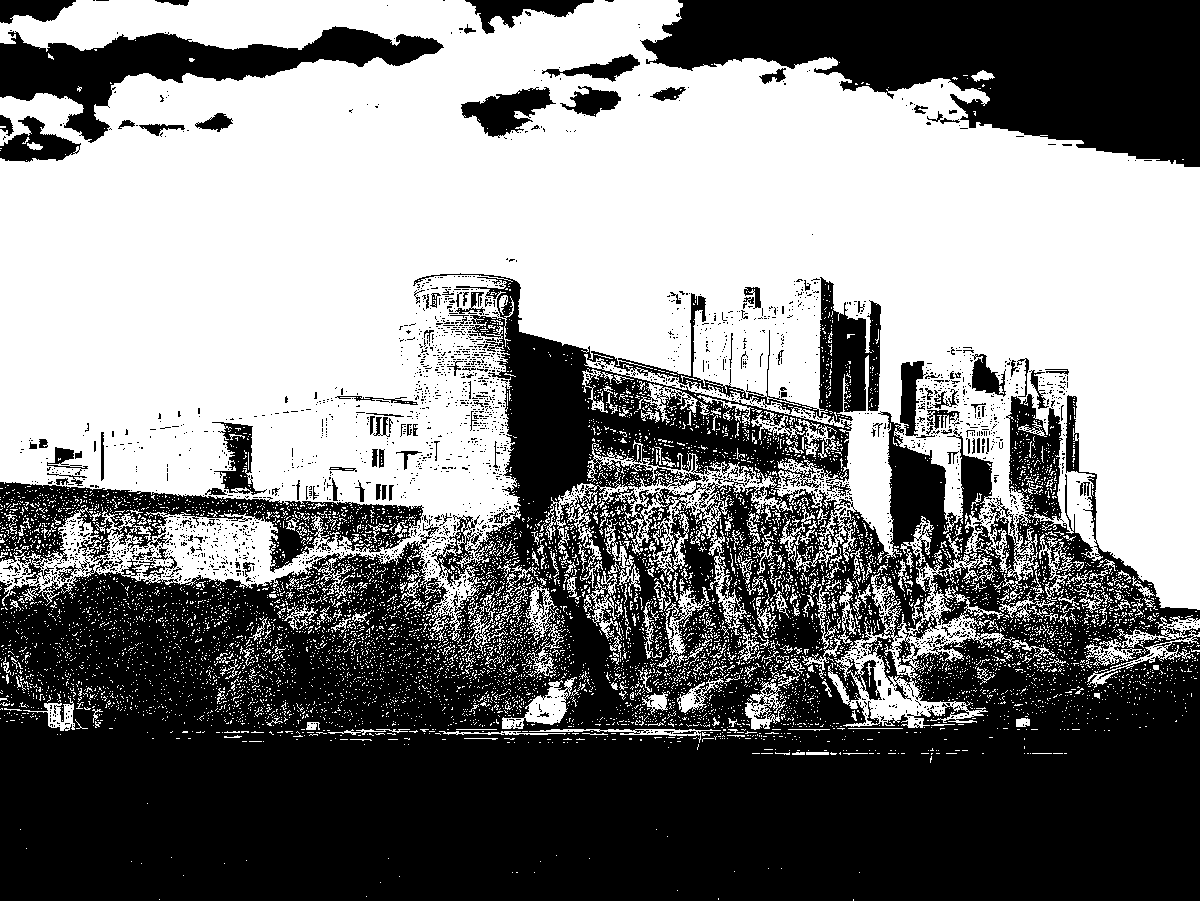

The script that saved this image:
from PIL import Image
import numpy as np

img = Image.open("castle.jpg")
img = np.array(img)
# converts image to greyscale
img = np.dot(img[..., 0:3], [0.299, 0.587, 0.114])


def binary_threshold(image, threshold):
    for cell in np.nditer(image, op_flags=['readwrite']):
        if cell > threshold:
            cell[...] = 255
        else:
            cell[...] = 0

    return image


def inverse_binary_threshold(image, threshold):
    for cell in np.nditer(image, op_flags=['readwrite']):
        if cell < threshold:
            cell[...] = 255
        else:
            cell[...] = 0

    return image


def truncate_threshold(image, threshold):
    for cell in np.nditer(image, op_flags=['readwrite']):
        if cell > threshold:
            cell[...] = threshold

    return image


def threshold_to_zero(image, threshold):
    for cell in np.nditer(image, op_flags=['readwrite']):
        if cell < threshold:
            cell[...] = 0

    return image


def threshold_to_zero_inverse(image, threshold):
    for cell in np.nditer(image, op_flags=['readwrite']):
        if cell > threshold:
            cell[...] = 0

    return image


# img = binary_threshold(img, 127)
# img = Image.fromarray(img).convert('RGB')
# img.save('threshold.png')
